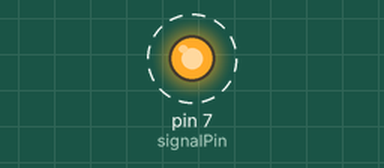
A sketch run on a simulated Arduino Uno, built with avr-gcc and run on an emulated ATmega328P. Parts: output pins drawn as LEDs (lit = HIGH). Dashed ring = blinking.

Above: at 0.2 s.
Timing chart, 0 to 3.0 s (numbered marks = the images above):
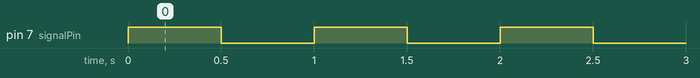

Measured:
- by itself, pin 7 (signalPin): alternates HIGH for 0.50 s and LOW for 0.50 s

The sketch:

signal_arduino_code.ino
```cpp
/*
* Name: Abhinav Sharma
* Student ID: 2210994752
* Unit: SIT315 Programming Paradigms
* Task: M1_T4D
*/

#define signalPin 7

// constant variable to start timer1 counter from
const uint16_t timer1Init = 0;
// constant variable to store value (500 ms) used for comparing with the timer1 counter's value
const uint16_t timer1Compare = 31250;

// boolean variable to store current state of the signal
bool signalState = 0;

void setup()
{
  pinMode(signalPin, OUTPUT);

  // Resetting Timer1 Control Resister A
  TCCR1A = 0;

  // Setting prescaler to 256 (changing CS12 bit to 1)
  TCCR1B = B00000100;

  // Reset timer counter
  TCNT1 = timer1Init;
  OCR1A = timer1Compare;

  // Enabling Timer1 compare interrupt by changing OCIE1A to 1
  TIMSK1 = (1 << OCIE1A);
}

void loop()
{
 delay(500);
}

// ISR activates when the value in counter register for timer1
// is equal to 1st compare register for timer 1
ISR(TIMER1_COMPA_vect)
{
  // resetting Timer1 counter to 0
  TCNT1 = timer1Init;
  // inverting signalState boolean
  signalState = !signalState;
  digitalWrite(signalPin, signalState);
}
```
